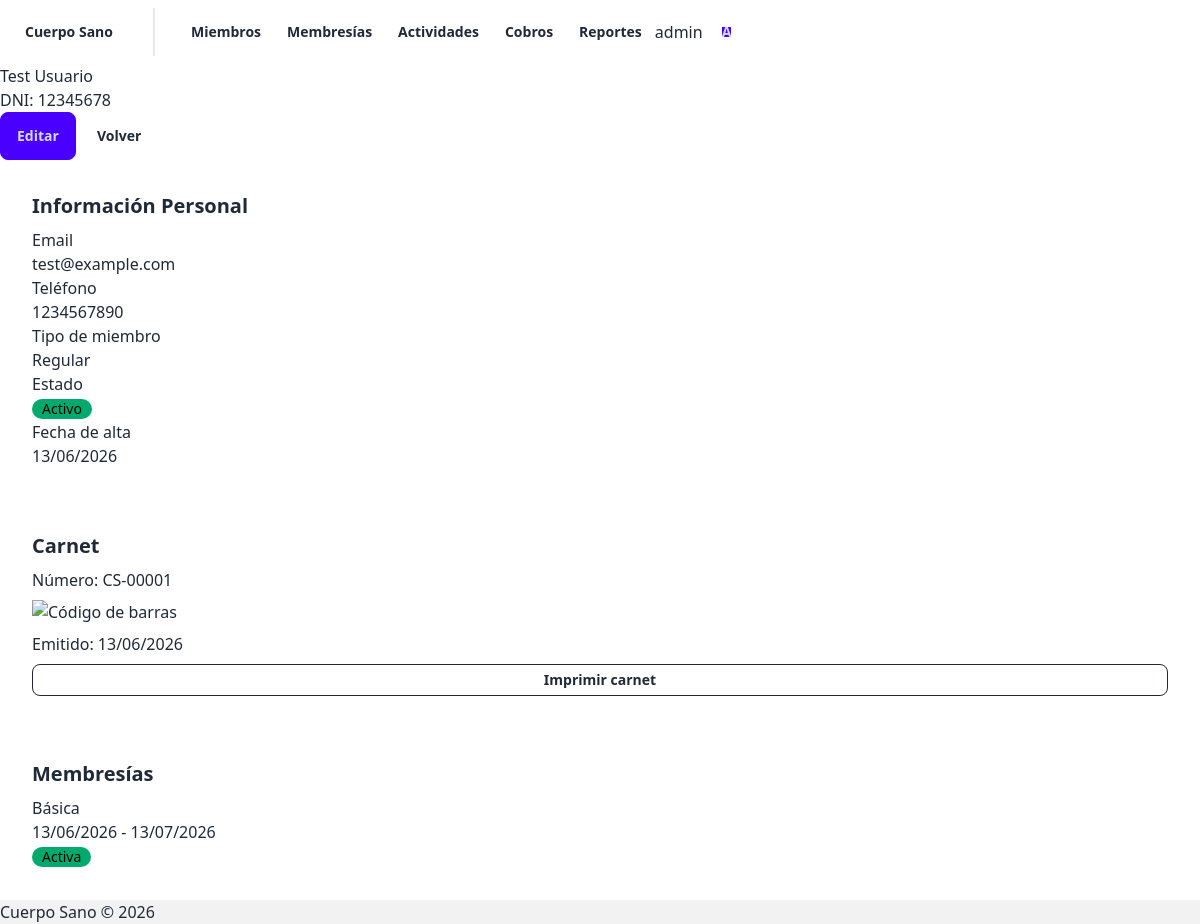
Screenshot of /miembros/1/ (signed in) with the database file from the repository.
### miembros/models.py (models this page shows, shortened)
class Miembro(models.Model):
    TIPO_CHOICES = [
        ('REGULAR', 'Regular'),
        ('ESTUDIANTE', 'Estudiante'),
        ('MAYOR', 'Persona Mayor'),
    ]
    nombre = models.CharField(max_length=100)
    apellido = models.CharField(max_length=100)
    dni = models.CharField(max_length=15, unique=True)
    email = models.EmailField(blank=True)
    telefono = models.CharField(max_length=20, blank=True)
    foto = CloudinaryField('foto', folder='miembros', blank=True, null=True)
    tipo_miembro = models.CharField(max_length=20, choices=TIPO_CHOICES, default='REGULAR')
    activo = models.BooleanField(default=True)
    fecha_alta = models.DateField(auto_now_add=True)
    def __str__(self):
        return f"{self.nombre} {self.apellido}"

class Carnet(models.Model):
    miembro = models.OneToOneField(Miembro, on_delete=models.CASCADE, related_name='carnet')
    numero_carnet = models.CharField(max_length=10, unique=True)
    codigo_barras_imagen = CloudinaryField('barcode', folder='carnets')
    fecha_emision = models.DateField(auto_now_add=True)

### membresias/models.py (models this page shows, shortened)
class Membresia(models.Model):
    ESTADO_CHOICES = [
        ('ACTIVA', 'Activa'),
        ('VENCIDA', 'Vencida'),
        ('CANCELADA', 'Cancelada')
    ]
    miembro = models.ForeignKey(Miembro, on_delete=models.CASCADE, related_name='membresias')
    tipo = models.ForeignKey(TipoMembresia, on_delete=models.PROTECT)
    fecha_inicio = models.DateField()
    fecha_fin = models.DateField()
    estado = models.CharField(max_length=20, choices=ESTADO_CHOICES, default='ACTIVA')
    class Meta:
        verbose_name_plural = 'Membresías'

class TipoMembresia(models.Model):
    nombre = models.CharField(max_length=100)
    descripcion = models.TextField(blank=True)
    precio = models.DecimalField(
        max_digits=10,
        decimal_places=2,
        validators=[MinValueValidator(Decimal('0.01'))]
    )
    duracion_dias = models.PositiveIntegerField()
    class Meta:
        verbose_name_plural = 'Tipos de membresía'

### miembros/views.py (the view)
# urls.py: path('<int:pk>/', views.detalle_miembro, name='detalle'),
@login_required
def detalle_miembro(request, pk):
    miembro = get_object_or_404(Miembro, pk=pk)
    try:
        carnet = miembro.carnet
    except Carnet.DoesNotExist:
        carnet = None
    context = {
        'miembro': miembro,
        'carnet': carnet,
    }
    return render(request, 'miembros/detalle.html', context)

### miembros/templatetags/custom_tags.py (called while the page is built)
@register.filter
def has_group(user, group_name):
    return user.groups.filter(name=group_name).exists()

### miembros/templates/miembros/detalle.html (shortened to what this page needs)
{% extends 'base.html' %}
{% block content %}
<div class="space-y-6">
    <div class="flex justify-between items-start">
        <div>
            <h1 class="text-3xl font-bold">{{ miembro.nombre }} {{ miembro.apellido }}</h1>
            <p class="text-gray-500">DNI: {{ miembro.dni }}</p>
        </div>
        <div class="space-x-2">
            <a href="{% url 'miembros:editar' miembro.pk %}" class="btn btn-primary">Editar</a>
            <a href="{% url 'miembros:lista' %}" class="btn btn-ghost">Volver</a>
        </div>
    </div>
    <div class="grid grid-cols-1 md:grid-cols-2 gap-6">
        <div class="card bg-base-100 shadow-md">
            <div class="card-body">
                <h2 class="card-title text-lg">Información Personal</h2>
                <div class="space-y-3">
                    <div>
                        <p class="text-sm text-gray-500">Email</p>
                        <p class="font-medium">{{ miembro.email|default:'No registrado' }}</p>
                    </div>
                    <div>
                        <p class="text-sm text-gray-500">Teléfono</p>
                        <p class="font-medium">{{ miembro.telefono|default:'No registrado' }}</p>
                    </div>
                    <div>
                        <p class="text-sm text-gray-500">Tipo de miembro</p>
                        <p class="font-medium">{{ miembro.get_tipo_miembro_display }}</p>
                    </div>
                    <div>
                        <p class="text-sm text-gray-500">Estado</p>
                        <p class="font-medium">
                            {% if miembro.activo %}
                            <span class="badge badge-success">Activo</span>
                            {% else %}
                            <span class="badge">Inactivo</span>
                            {% endif %}
                        </p>
                    </div>
                    <div>
                        <p class="text-sm text-gray-500">Fecha de alta</p>
                        <p class="font-medium">{{ miembro.fecha_alta|date:'d/m/Y' }}</p>
                    </div>
                </div>
            </div>
        </div>
        <div class="space-y-4">
            {% if carnet %}
            <div class="card bg-base-100 shadow-md">
                <div class="card-body">
                    <h2 class="card-title text-lg">Carnet</h2>
                    <p class="text-sm">Número: <span class="font-mono font-bold">{{ carnet.numero_carnet }}</span></p>
                    {% if carnet.codigo_barras_imagen %}
                    <img src="{{ carnet.codigo_barras_imagen.url }}" alt="Código de barras" class="w-full">
                    {% endif %}
                    <p class="text-xs text-gray-500">Emitido: {{ carnet.fecha_emision|date:'d/m/Y' }}</p>
                    <a href="{% url 'miembros:carnet' miembro.pk %}" class="btn btn-sm btn-outline">Imprimir carnet</a>
                </div>
            </div>
            {% endif %}
        </div>
    </div>
    <div class="card bg-base-100 shadow-md">
        <div class="card-body">
            <h2 class="card-title text-lg">Membresías</h2>
            {% if miembro.membresias.all %}
            <div class="space-y-2">
                {% for membresia in miembro.membresias.all %}
                <div class="border rounded p-3">
                    <div class="flex justify-between items-start">
                        <div>
                            <p class="font-medium">{{ membresia.tipo.nombre }}</p>
                            <p class="text-sm text-gray-500">
                                {{ membresia.fecha_inicio|date:'d/m/Y' }} - {{ membresia.fecha_fin|date:'d/m/Y' }}
                            </p>
                        </div>
                        <span class="badge {% if membresia.estado == 'ACTIVA' %}badge-success{% elif membresia.estado == 'VENCIDA' %}badge-warning{% else %}badge-error{% endif %}">
                            {{ membresia.get_estado_display }}
                        </span>
                    </div>
                </div>
                {% endfor %}
            </div>
            {% else %}
            <p class="text-gray-500">No tiene membresías registradas</p>
            {% endif %}
        </div>
    </div>
</div>
{% endblock %}

### templates/base.html (shortened to what this page needs)
{% load custom_tags %}<!DOCTYPE html>
<html lang="es">
<head>
    <link href="https://cdn.jsdelivr.net/npm/daisyui@4/dist/full.min.css" rel="stylesheet">
</head>
<body>
    <div class="min-h-screen flex flex-col">
        {% if user.is_authenticated %}
        <nav class="navbar bg-base-100 shadow-md">
            <div class="flex-1">
                <a href="/" class="btn btn-ghost text-xl">Cuerpo Sano</a>
                {% if user.groups.all|length > 0 %}
                    <span class="divider divider-horizontal mx-2"></span>
                    {% if user|has_group:"Admin" %}
                        <a href="{% url 'miembros:lista' %}" class="btn btn-ghost btn-sm">Miembros</a>
                        <a href="{% url 'membresias:lista_tipos' %}" class="btn btn-ghost btn-sm">Membresías</a>
                        <a href="{% url 'actividades:lista' %}" class="btn btn-ghost btn-sm">Actividades</a>
                        <a href="{% url 'cobros:lista' %}" class="btn btn-ghost btn-sm">Cobros</a>
                        <a href="{% url 'reportes:asistencias' %}" class="btn btn-ghost btn-sm">Reportes</a>
                    {% elif user|has_group:"Recepcion" %}
                        <a href="{% url 'asistencia:registro' %}" class="btn btn-ghost btn-sm">Asistencia</a>
                        <a href="{% url 'miembros:lista' %}" class="btn btn-ghost btn-sm">Miembros</a>
                        <a href="{% url 'cobros:lista' %}" class="btn btn-ghost btn-sm">Cobros</a>
                    {% elif user|has_group:"Entrenador" %}
                        <a href="{% url 'entrenadores:asistencia' %}" class="btn btn-ghost btn-sm">Mi Asistencia</a>
                        <a href="{% url 'actividades:lista' %}" class="btn btn-ghost btn-sm">Actividades</a>
                    {% endif %}
                {% endif %}
            </div>
            <div class="flex-none gap-2">
                <span class="text-sm">{{ user.get_full_name|default:user.username }}</span>
                <div class="dropdown dropdown-end">
                    <button class="btn btn-circle btn-ghost avatar placeholder">
                        <div class="bg-primary text-primary-content w-10 rounded-full flex items-center justify-center">
                            <span class="text-sm">{{ user.username|first|upper }}</span>
                        </div>
                    </button>
                </div>
            </div>
        </nav>
        {% endif %}
        <main class="flex-1 container mx-auto px-4 py-8">
            {% block content %}{% endblock %}
        </main>
        <footer class="bg-base-200 text-center py-4 text-sm">
            Cuerpo Sano &copy; 2026
        </footer>
    </div>
</body>
</html>

### rows the page displays
Miembro: nombre "Test", apellido "Usuario", dni "12345678", email "test@example.com", telefono "1234567890", tipo_miembro "Regular", fecha_alta "13/06/2026"
Carnet: numero_carnet "CS-00001", fecha_emision "13/06/2026"
Membresia: tipo.nombre "Básica", fecha_inicio "13/06/2026", fecha_fin "13/07/2026", estado "Activa"

### other values shown
{{ user.get_full_name|default:user.username }} "admin"
